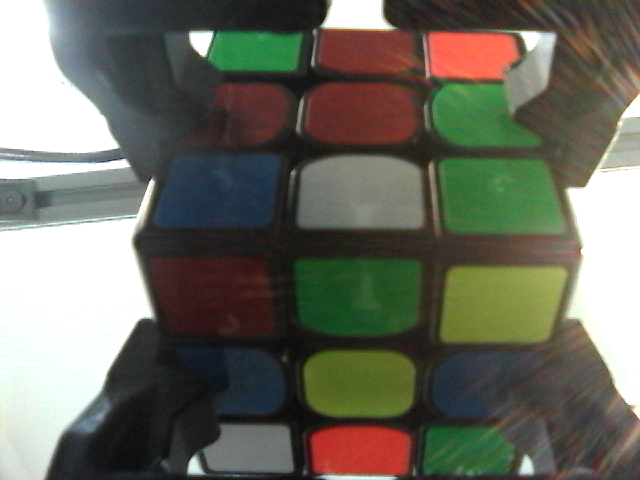
#> input picture testAll/camera_4.png, 640 x 480 px
$ python SVMTestClassifyP.py
#> lines starting #> are read from the running program, lines starting #| are printed output that depends on the picture; after the words box and inside, x2 and y2 are one past the last pixel; in counts of white or black regions, pixels touching at a corner belong together
import os
import cv2
import numpy as np
import joblib
import json
from matplotlib import pyplot as plt

# 加载训练好的 SVM 模型
svm_model = joblib.load('svm_color_classifier.pkl')
#> (reads svm_color_classifier.pkl from the repository)

# 定义颜色标签映射
color_labels = {
    'R': 'Red',
    'G': 'Green',
    'B': 'Blue',
    'O': 'Orange',
    'Y': 'Yellow',
    'W': 'White'
}

# 读取 JSON 文件中的坐标
with open('C4positions.json', 'r') as f:
#> (reads C4positions.json from the repository)
    data = json.load(f)
positions = data['positions']

# 定义测试图像路径
image_path = 'testAll/camera_4.png'  # 修改为实际图像路径

# 读取图像
image = cv2.imread(image_path)
#> image is the input picture: shape (480, 640, 3); mean B, G, R 96.1, 107.8, 107.7
if image is None:
    raise ValueError("图像加载失败，请检查路径")

# 提取每个位置的颜色特征
test_data = []
for (x, y) in positions:
    center_region = image[y:y+20, x:x+20]
    avg_color = np.mean(center_region, axis=(0, 1))
    test_data.append(avg_color)
#> this loop made 18 passes
#> avg_color on passes 1 to 12: [72.22, 138.2, 42.98], [52.56, 56.09, 117.6], [83.36, 108.1, 254.7], [45.94, 46.21, 84.22], [39.58, 45.95, 105], [71.83, 134.3, 68.84], [68.31, 50.24, 34.28], [118.1, 130.3, 126.5], [62.27, 121.2, 61.65], [25.28, 25.51, 54.84], [31.69, 74.55, 26.92], [59.09, 138, 125.9]
#> pass 1, `center_region = image[y:y+20, x:x+20]`:
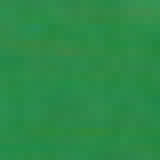
#> center_region: shape (20, 20, 3) (shown 8 times larger); mean B, G, R 72.2, 138.2, 43
#> pass 2, `center_region = image[y:y+20, x:x+20]`:
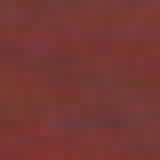
#> center_region: shape (20, 20, 3) (shown 8 times larger); mean B, G, R 52.6, 56.1, 117.6
#> pass 3, `center_region = image[y:y+20, x:x+20]`:
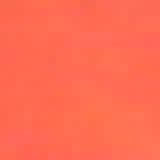
#> center_region: shape (20, 20, 3) (shown 8 times larger); mean B, G, R 83.4, 108.1, 254.7
#> after the loop:
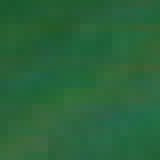
#> center_region: shape (20, 20, 3) (shown 8 times larger); mean B, G, R 59, 100.1, 41.1
#> after the loop, test_data = 18 items, first 6: [72.22, 138.2, 42.98], [52.56, 56.09, 117.6], [83.36, 108.1, 254.7], [45.94, 46.21, 84.22], [39.58, 45.95, 105], [71.83, 134.3, 68.84]

# 将测试数据转换为 NumPy 数组
test_data = np.array(test_data)
#> test_data = 18 rows, first 8: [72.22, 138.2, 42.98], [52.56, 56.09, 117.6], [83.36, 108.1, 254.7], [45.94, 46.21, 84.22], [39.58, 45.95, 105], [71.83, 134.3, 68.84], [68.31, 50.24, 34.28], [118.1, 130.3, 126.5]

# 使用 SVM 模型进行预测
predictions = svm_model.predict(test_data)

# 打印预测结果并在图像上标注
for (x, y), prediction in zip(positions, predictions):
    color_name = color_labels[prediction]
    cv2.rectangle(image, (x, y), (x+20, y+20), (0, 255, 0), 2)  # 绘制绿色矩形框
    cv2.putText(image, color_name, (x, y-10), cv2.FONT_HERSHEY_SIMPLEX, 0.5, (0, 255, 0), 1)
#> this loop made 18 passes
#> (x, y, prediction, color_name) on passes 1 to 12: (242, 38, 'G', 'Green'), (349, 36, 'R', 'Red'), (461, 37, 'O', 'Orange'), (233, 95, 'R', 'Red'), (346, 98, 'R', 'Red'), (462, 96, 'G', 'Green'), (203, 180, 'B', 'Blue'), (345, 183, 'W', 'White'), (476, 178, 'G', 'Green'), (201, 287, 'R', 'Red'), (336, 289, 'G', 'Green'), (476, 295, 'Y', 'Yellow')
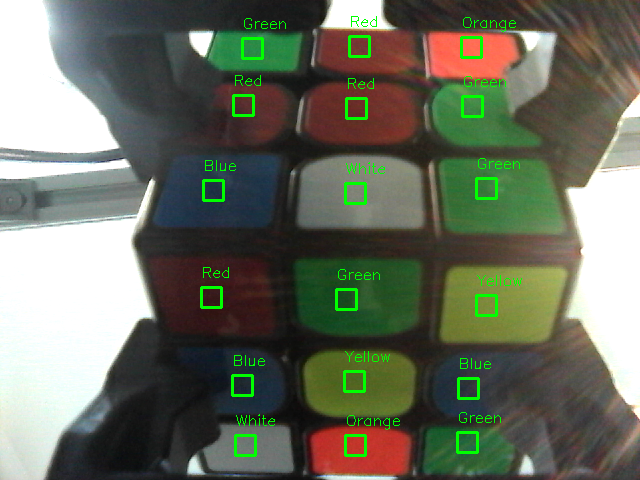
#> image: shape (480, 640, 3); 1.97% of pixels changed, all inside (x1, y1, x2, y2) = (200, 16, 522, 457)

# 显示标注后的图像
plt.imshow(cv2.cvtColor(image, cv2.COLOR_BGR2RGB))
plt.title('Color Predictions')
plt.axis('off')
plt.show()

# 打印并保存预测结果
output_file = 'predictions.txt'
with open(output_file, 'w') as f:
    for idx, (pos, prediction) in enumerate(zip(positions, predictions)):
        color_name = color_labels[prediction]
        print(f"Position {idx+1}: Predicted Color: {color_name}")
        f.write(f"Position {idx+1}: Predicted Color: {color_name}\n")
#> this loop made 18 passes
#| Position 1: Predicted Color: Green
#| Position 2: Predicted Color: Red
#| Position 3: Predicted Color: Orange
#| Position 4: Predicted Color: Red
#| Position 5: Predicted Color: Red
#| Position 6: Predicted Color: Green
#| Position 7: Predicted Color: Blue
#| Position 8: Predicted Color: White
#> (further printed lines are left out)

print(f'Predictions saved to {output_file}')
